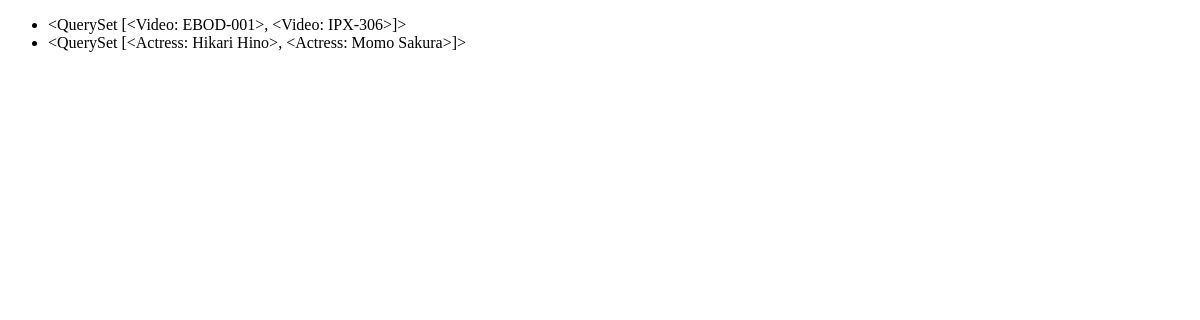
The app's page /my_av/videos/, older data.
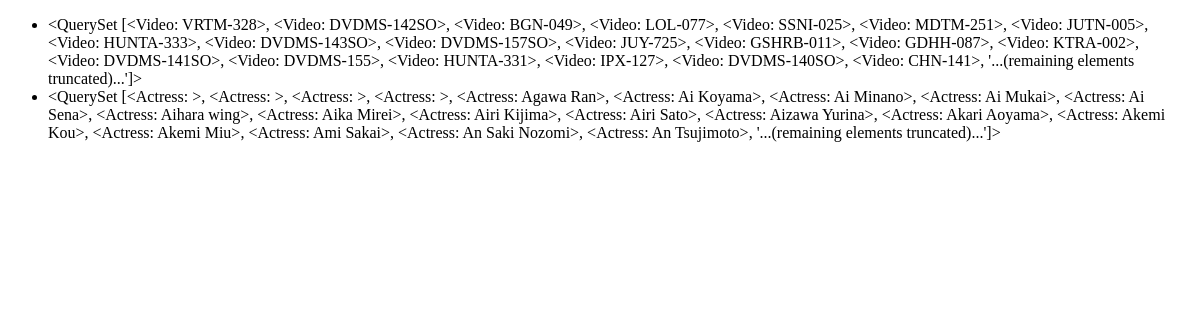
The same page, newer data.
### my_av/models.py (models this page shows)
class Video(models.Model):
    title = models.CharField(max_length=200, null=True, blank=True)
    sample_url = models.URLField(null=True, blank=True)
    plot = models.CharField(max_length=3000, null=True, blank=True)
    runtime = models.IntegerField(null=True, blank=True)
    fanart_url = models.URLField(null=True, blank=True)
    poster_url = models.URLField(null=True, blank=True)
    dvd_id = models.CharField(max_length=200)
    release_date = models.DateField(null=True, blank=True)
    actress = models.ManyToManyField(Actress, blank=True)
    genre = models.ManyToManyField(Genre, blank=True)
    file_path = models.CharField(max_length=500)
    def __str__(self):
        return self.dvd_id

class Actress(models.Model):
    name = models.CharField(max_length=200, blank=True)
    art_url = models.URLField(null=True, blank=True)
    def __str__(self):
        return self.name

### my_av/views.py (the view)
# urls.py: path('videos/', MovieList.as_view()),
class MovieList(ListView):
    queryset = Video.objects.all()
    def get_context_data(self, **kwargs):
        context = super().get_context_data(**kwargs)
        context.update({
            'actress_list': ActressList.queryset,
        })
        return context

### my_av/templates/my_av/video_list.html (shortened to what this page needs)
<!DOCTYPE html>
<html lang="en">
<head>
</head>
<body>
<ul>
    <li>{{ object_list }}</li>
    <li>{{ actress_list }}</li>
</ul>
</body>
</html>

Row changes from the older to the newer data that the page shows:
removed Video: dvd.dvd_id "<QuerySet [<Video: EBOD-001>, <Video: IPX-306>]>"
no longer on this page (row unchanged): Actress: name.name "<QuerySet [<Actress: Hikari Hino>, <Actress: Momo Sakura>]>"
added Video: dvd.dvd_id "<QuerySet [<Video: VRTM-328>, <Video: DVDMS-142SO>, <Video: BGN-049>, <Video: LOL-077>, <Video: SSNI-025>, <Video: MDTM-251>, <Video: JUTN-005>, <Video: HUNTA-333>, <Video: DVDMS-143SO>, <Video: DVDMS-157SO>, <Video: JUY-725>, <Video: GSHRB-011>, <Video: GDHH-087>, <Video: KTRA-002>, <Video: DVDMS-141SO>, <Video: DVDMS-155>, <Video: HUNTA-331>, <Video: IPX-127>, <Video: DVDMS-140SO>, <Video: CHN-141>, '...(remaining elements truncated)...']>"
added Actress: name.name "<QuerySet [<Actress: >, <Actress: >, <Actress: >, <Actress: >, <Actress: Agawa Ran>, <Actress: Ai Koyama>, <Actress: Ai Minano>, <Actress: Ai Mukai>, <Actress: Ai Sena>, <Actress: Aihara wing>, <Actress: Aika Mirei>, <Actress: Airi Kijima>, <Actress: Airi Sato>, <Actress: Aizawa Yurina>, <Actress: Akari Aoyama>, <Actress: Akemi Kou>, <Actress: Akemi Miu>, <Actress: Ami Sakai>, <Actress: An Saki Nozomi>, <Actress: An Tsujimoto>, '...(remaining elements truncated)...']>"
